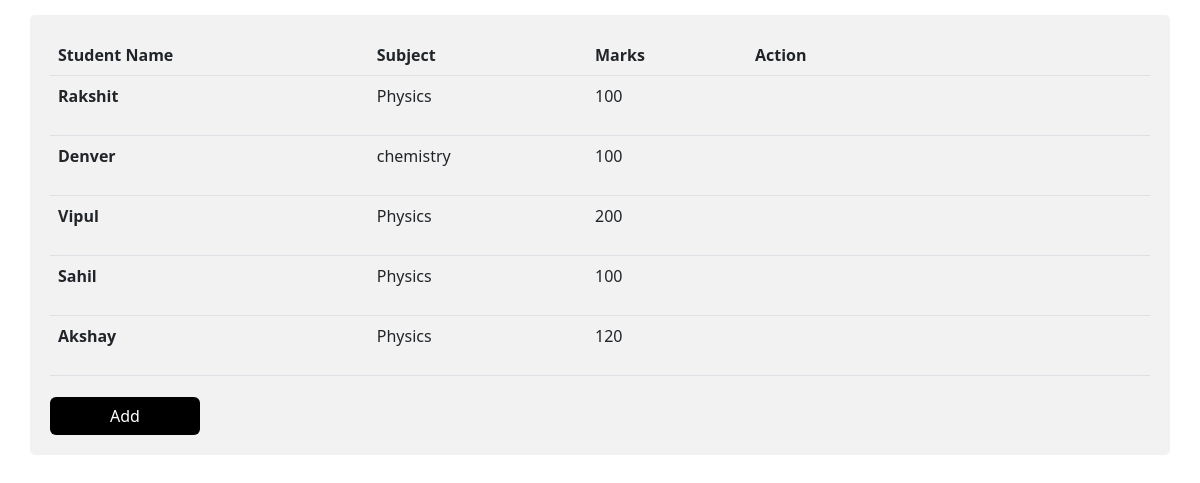
The page /HomePage/ on the database its author committed.
### TeacherPortal/models.py (models this page shows, shortened)
class Student(models.Model):
    Name=models.CharField(max_length=250)
    Subject=models.CharField(max_length=250)
    Marks=models.CharField(max_length=20)

### TeacherPortal/views.py (the view)
# urls.py: 2. Add a URL to urlpatterns:  path('', Home.as_view(), name='home')
def Home(request):
    Student_list=Student.objects.all()
    return render(request,"Home.html",{"Student_list":Student_list})

### Templates/Home.html (shortened to what this page needs)
{% extends 'Base.html' %}
{% block content %}
<div class="container">
    <center>
<table class="table table-hover">
    <thead>
        <tr>
          <th scope="col">Student Name</th>
          <th scope="col">Subject</th>
          <th scope="col">Marks</th>
          <th scope="col">Action</th>
        </tr>
      </thead>
      <tbody>
        {% for students in Student_list%}
        <tr>
          <th scope="row">{{students.Name}}</th>
          <td scope="row">{{students.Subject}}</td>
          <td scope="row" >{{students.Marks}}</td>
          <td scope="row">
          </td>
        </tr>
    {% endfor %}
      </tbody>
  </table>
</center>
<button class="btn" onclick="openPopup()">Add</button>
</div>
{% endblock %}

### Templates/Home.html (style rules this page uses)
.btn { margin-top: 5px; width: 150px; background-color:black; color:white; }
.container { margin-top: 15px; border-radius: 5px; background-color: #f2f2f2; padding: 20px; }

### rows shown on the page
Student: Name "Rakshit", Subject "Physics", Marks "100"
Student: Name "Denver", Subject "chemistry", Marks "100"
Student: Name "Vipul", Subject "Physics", Marks "200"
Student: Name "Sahil", Subject "Physics", Marks "100"
Student: Name "Akshay", Subject "Physics", Marks "120"
